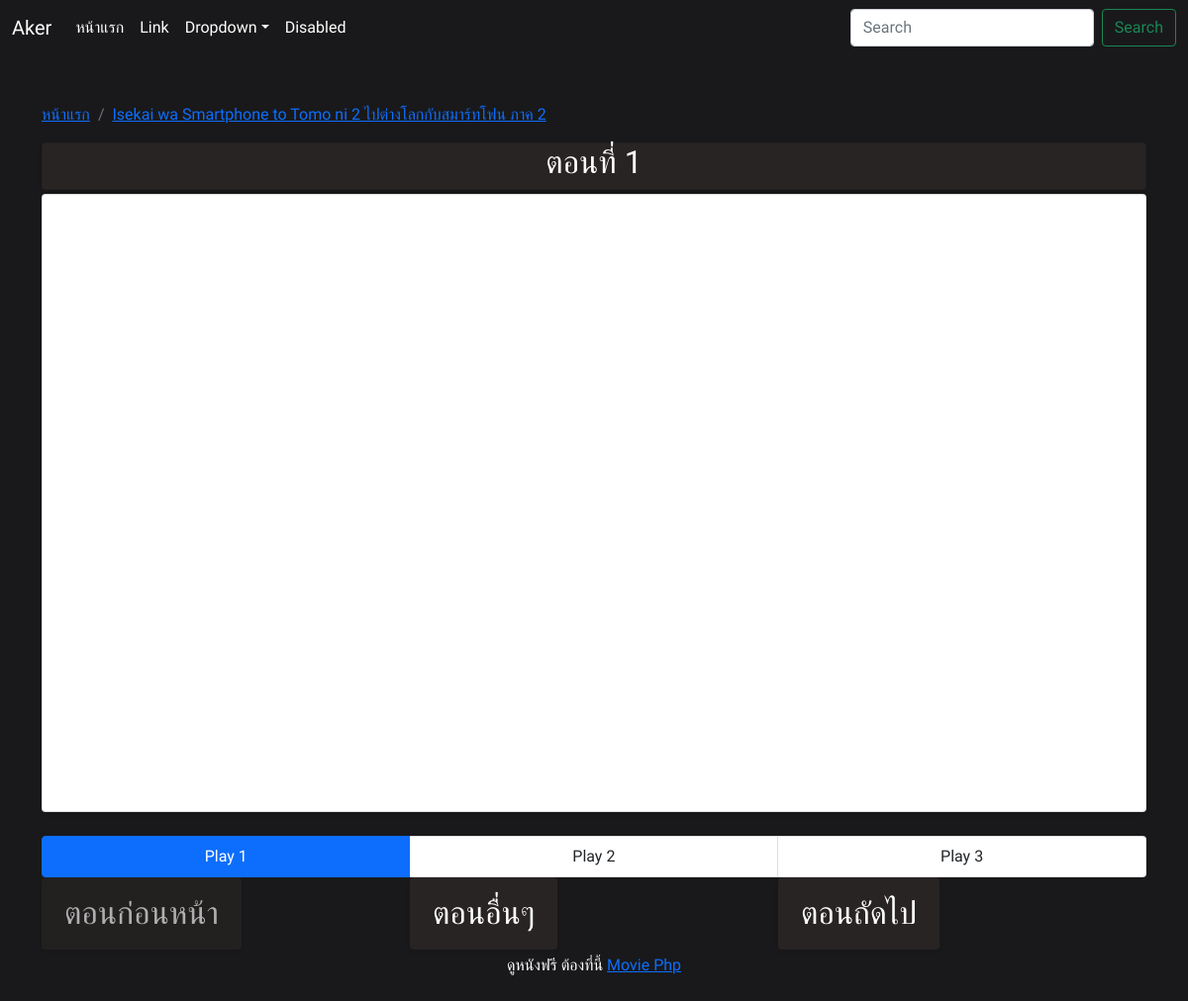
The app's page /thai/play.php?id=1&list=1 with its own data.
### tables this page shows
CREATE TABLE IF NOT EXISTS `data_list_thai` (
  `id` int(3) NOT NULL AUTO_INCREMENT,
  `main_id` int(3) NOT NULL,
  `name` text NOT NULL,
  `vdo` text NOT NULL,
  `vdo_02` text NOT NULL,
  `vdo_03` text NOT NULL,
  `episode` int(3) NOT NULL,
  PRIMARY KEY (`id`) USING BTREE
);

### thai/play.php (the view, shortened to what this page needs)
<?php
include('connect.php');
$id = isset($_GET['id']) ? intval($_GET['id']) : null;
$list = isset($_GET['list']) ? intval($_GET['list']) : null;
if (!$list) {
    $stmt = $con->prepare("SELECT * FROM data_movie_thai WHERE id = ?");
    $stmt->bind_param("i", $id);
} else {
    $stmt = $con->prepare("SELECT * FROM data_list_thai WHERE main_id = ? AND episode = ?");
    $stmt->bind_param("ii", $id, $list);
}
$stmt->execute();
$query = $stmt->get_result();
if ($query && mysqli_num_rows($query) > 0) {
    $result = mysqli_fetch_array($query);
} else {
    echo 'Data not found';
    exit;
}
$num_list = mysqli_num_rows(mysqli_query($con, "SELECT * FROM data_list_thai WHERE main_id = $id"));
?>
<!DOCTYPE html>
<html lang="th">
<head>
    <link href="https://cdn.jsdelivr.net/npm/bootstrap@5.0.2/dist/css/bootstrap.min.css" rel="stylesheet">
    <link rel="stylesheet" href="css/style.css">
</head>
<body>
    <nav class="navbar navbar-expand-lg bg-body-tertiary">
        <div class="container-fluid">
            <a class="navbar-brand" href="./">Aker</a>
            <div class="collapse navbar-collapse" id="navbarSupportedContent">
                <ul class="navbar-nav me-auto mb-2 mb-lg-0">
                    <li class="nav-item"><a class="nav-link active" href="./">หน้าแรก</a></li>
                    <li class="nav-item"><a class="nav-link" href="./">Link</a></li>
                    <li class="nav-item dropdown">
                        <a class="nav-link dropdown-toggle" href="#" data-bs-toggle="dropdown">Dropdown</a>
                    </li>
                    <li class="nav-item"><a class="nav-link disabled">Disabled</a></li>
                </ul>
                <form class="d-flex">
                    <input class="form-control me-2" type="search" placeholder="Search">
                    <button class="btn btn-outline-success" type="submit">Search</button>
                </form>
            </div>
        </div>
    </nav>
    <div class="album py-5">
        <div class="container">
            <nav aria-label="breadcrumb">
                <ol class="breadcrumb">
                    <li class="breadcrumb-item"><a href="./">หน้าแรก</a></li>
                    <li class="breadcrumb-item"><a
                            href="./list.php?id=<?=$id?>"><?= htmlspecialchars($result['name']) ?>
                        </a></li>
                </ol>
            </nav>
            <div class="row">
                <div class="col-md-12">
                    <div class="card mb-1 shadow-sm text-center" style="background-color: rgb(41, 36, 36);">
                        <h2 style="color: rgb(255, 255, 255);">
                            <?php if ($list) { echo 'ตอนที่ '.$result['episode']; } else { echo $result['name']; } ?>
                        </h2>
                    </div>
                </div>
                <div class="tab-content" id="nav-tabContent">
                    <div class="tab-pane fade show active" id="play01">
                        <div class="card mb-4 shadow-sm">
                            <iframe width="100%" height="623" src="https://www.youtube.com/embed/<?=$result['vdo']?>"
                                title="YouTube video player" frameborder="0"
                                allow="accelerometer; autoplay; clipboard-write; encrypted-media; gyroscope; picture-in-picture"
                                allowfullscreen></iframe>
                        </div>
                    </div>
                </div>
                <div class="col-12 text-center">
                    <div class="list-group list-group-horizontal-sm" id="list-tab" role="tablist">
                        <a class="list-group-item list-group-item-action active" data-bs-toggle="list"
                            href="#play01">Play 1</a>
                        <a class="list-group-item list-group-item-action" data-bs-toggle="list" href="#play02">Play
                            2</a>
                        <a class="list-group-item list-group-item-action" data-bs-toggle="list" href="#play03">Play
                            3</a>
                    </div>
                </div>
                <div class="row">
                    <div class="col-md-4">
                        <a class="btn mb-1 shadow-sm text-center <?php if($list <= 1){echo "disabled";}?> "
                            style="background-color: rgb(41, 36, 36);" href="play.php?id=<?=$id?>&list=<?=$list-1?>">
                            <h2 style="color: rgb(255, 255, 255);margin: 0;padding: 10px;width: 100%;">
                                ตอนก่อนหน้า
                            </h2>
                        </a>
                    </div>
                    <div class="col-md-4">
                        <a class="btn mb-1 shadow-sm text-center" style="background-color: rgb(41, 36, 36);"
                            href="./list.php?id=<?=$id?>">
                            <h2 style="color: rgb(255, 255, 255);margin: 0;padding: 10px;width: 100%;">
                                ตอนอื่นๆ
                            </h2>
                        </a>
                    </div>
                    <div class="col-md-4">
                        <a class="btn mb-1 shadow-sm text-center <?php if($list >= $num_list){echo "disabled";}?> "
                            style="background-color: rgb(41, 36, 36);" href="play.php?id=<?=$id?>&list=<?=$list+1?>">
                            <h2 style="color: rgb(255, 255, 255);margin: 0;padding: 10px;width: 100%;">
                                ตอนถัดไป
                            </h2>
                        </a>
                    </div>
                </div>
            </div>
            <footer class="blog-footer text-center">
                <p>ดูหนังฟรี ต้องที่นี้ <a href="./">Movie Php</a></p>
            </footer>
</body>
</html>

### thai/css/style.css (style rules this page uses)
body { font-family: "Kanit", sans-serif; background-color: rgb(25, 25, 27);; }
.navbar-brand { color: #ffffff !important; }
.nav-link { color: #ffffff !important; }
.blog-footer { color: #ffffff !important; }

### records on screen
data_list_thai: name "Isekai wa Smartphone to Tomo ni 2 ไปต่างโลกกับสมาร์ทโฟน ภาค 2", episode "1"
